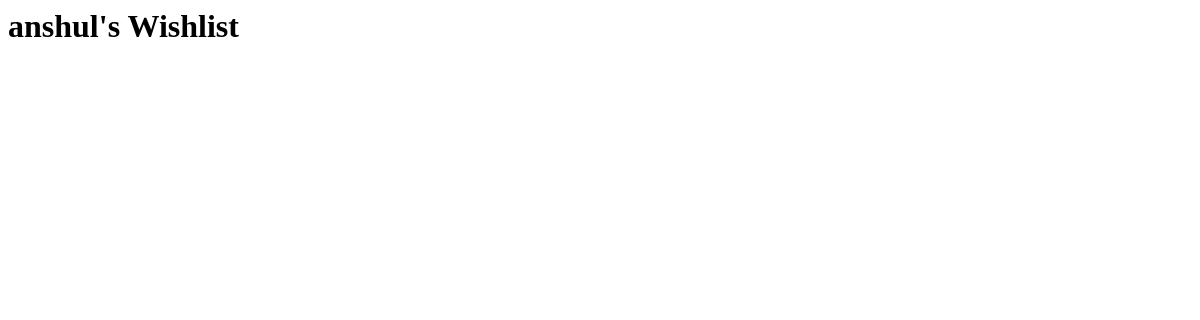
The app's page /wishlist/anshul/, older data.
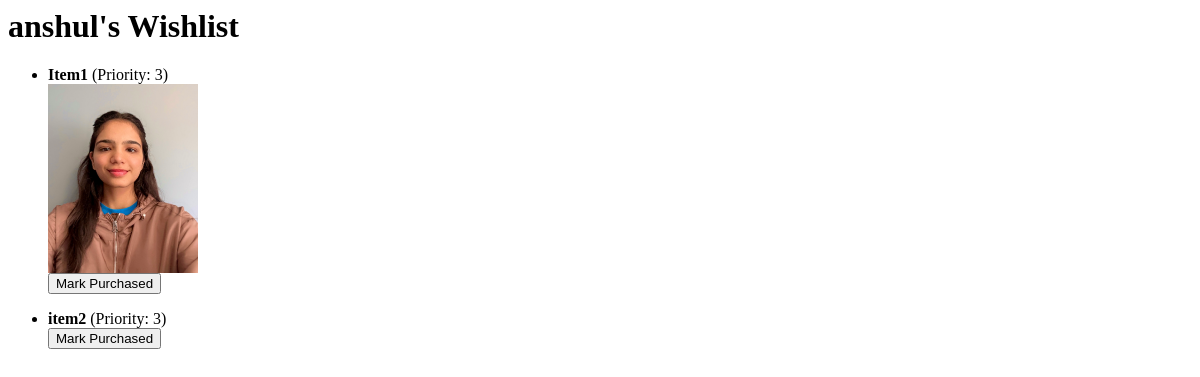
The same page, newer data.
### wishlist/models.py (models this page shows, shortened)
class WishlistItem(models.Model):
    PRIORITY_CHOICES = [
        ("5", "Very High"),
        ("4", "High"),
        ("3", "Medium"),
        ("2", "Low"),
        ("1", "Very Low"),
    ]
    wishlist = models.ForeignKey(Wishlist, on_delete=models.CASCADE)
    name = models.CharField(max_length=200)
    description = models.TextField(blank=True)
    links = models.JSONField(default=list, blank=True)
    priority = models.CharField(max_length=1, choices=PRIORITY_CHOICES, default="3")
    image = models.ImageField(upload_to='items/', blank=True, null=True)
    purchased = models.BooleanField(default=False)
    purchased_by = models.ForeignKey(
        User,
        null=True,
        blank=True,
        on_delete=models.SET_NULL,
        related_name='purchases'
    )
    purchased_at = models.DateTimeField(null=True, blank=True)
    created_at = models.DateTimeField(auto_now_add=True)

### wishlist/views.py (the view)
# urls.py: path('<str:username>/', views.public_wishlist, name='public_wishlist'),
def public_wishlist(request, username):
    user = get_object_or_404(User, username=username)
    wishlist, created = Wishlist.objects.get_or_create(user=user)
    items = WishlistItem.objects.filter(wishlist=wishlist).order_by('priority')
    return render(request, 'wishlist/wishlist_public.html', {
        'wishlist': wishlist,
        'items': items,
    })

### wishlist/templates/wishlist/wishlist_public.html (shortened to what this page needs)
<h1>{{ wishlist.user.username }}'s Wishlist</h1>
<ul>
{% for item in items %}
  <li>
    <strong>{{ item.name }}</strong>
    (Priority: {{ item.priority }})<br>
    {% if item.image %}<img src="{{ item.image.url }}" width="150">{% endif %}
    {% if not item.purchased %}
      <form method="post" action="{% url 'item_purchase' wishlist.user.username item.pk %}">
        <button type="submit">Mark Purchased</button>
      </form>
    {% else %}
      <em>Already purchased</em>
    {% endif %}
  </li>
{% endfor %}
</ul>

Row changes from the older to the newer data that the page shows:
added WishlistItem: name "Item1", priority "3", image (picture), purchased "Mark Purchased"
added WishlistItem: name "item2", priority "3", purchased "Mark Purchased"
